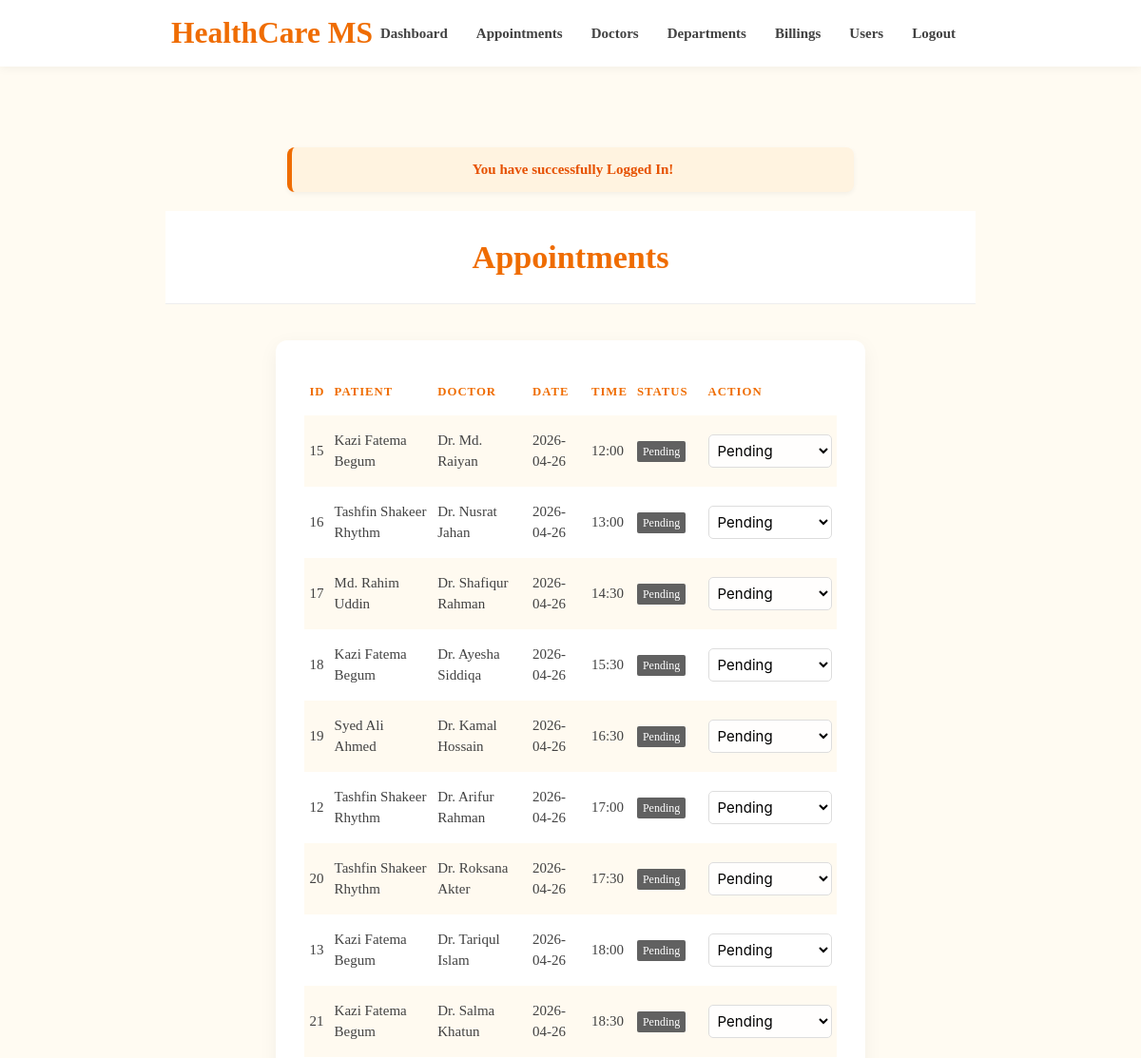
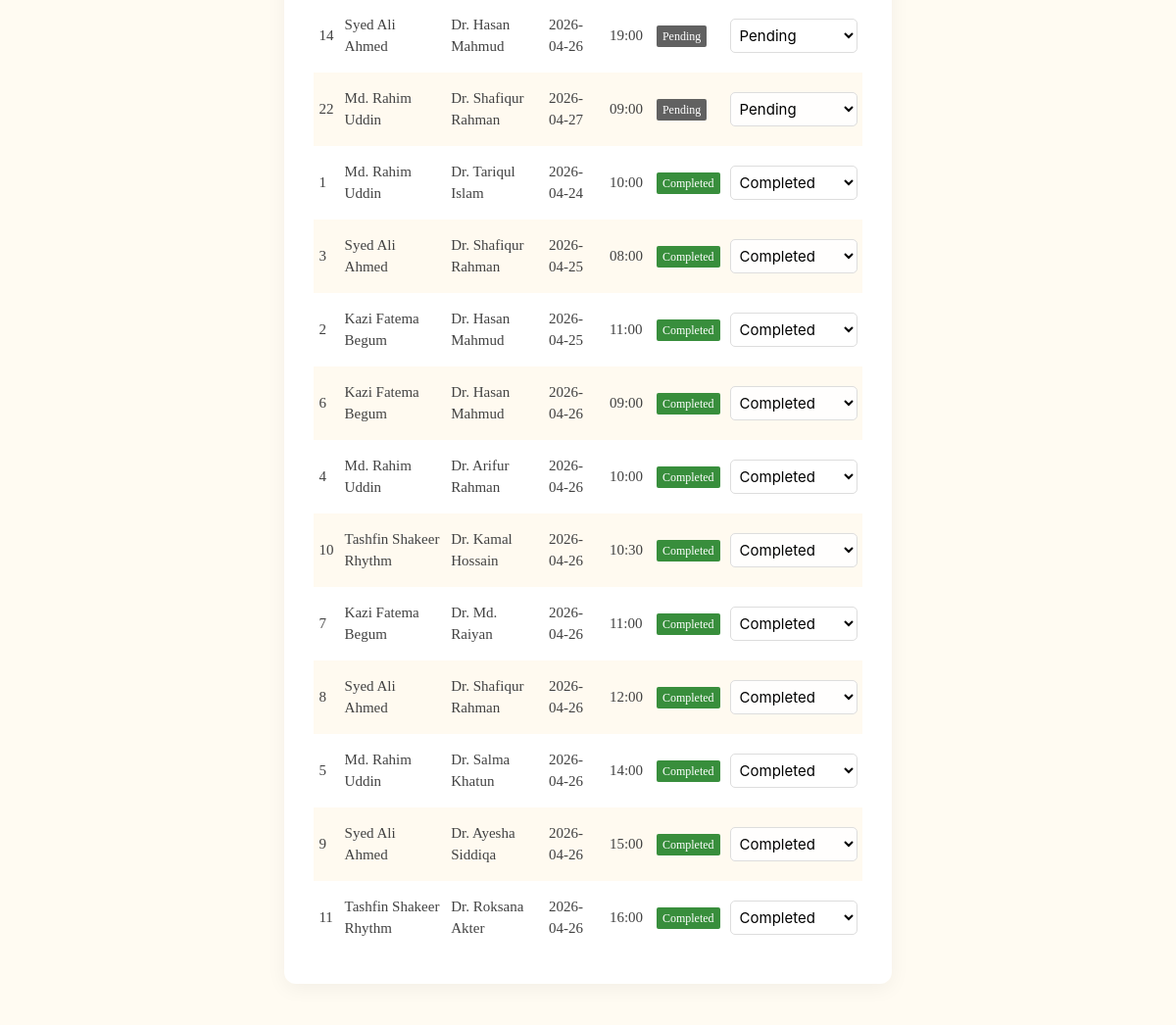
Screenshot of /admin/appointment-list.php (signed in) with the database file from the repository (2 pictures, top to bottom).
### tables this page shows
CREATE TABLE `appointments` (
    `id` int(11) NOT NULL AUTO_INCREMENT,
    `patient_id` int(11) NOT NULL,
    `doctor_id` int(11) NOT NULL,
    `dept_id` int(11) NOT NULL,
    `appointment_date` varchar(20) DEFAULT NULL,
    `appointment_time` varchar(10) DEFAULT NULL,
    `status` varchar(50) NOT NULL DEFAULT 'pending',
    `notes` varchar(500) DEFAULT NULL,
    PRIMARY KEY (`id`),
    CONSTRAINT `fk_appt_patient` FOREIGN KEY (`patient_id`) REFERENCES `users` (`id`) ON DELETE CASCADE ON UPDATE CASCADE,
    CONSTRAINT `fk_appt_doctor` FOREIGN KEY (`doctor_id`) REFERENCES `doctors` (`id`) ON DELETE CASCADE ON UPDATE CASCADE,
    CONSTRAINT `fk_appt_dept` FOREIGN KEY (`dept_id`) REFERENCES `departments` (`id`) ON DELETE CASCADE ON UPDATE CASCADE
);

CREATE TABLE `users` (
    `id` int(11) NOT NULL,
    `name` varchar(100) NOT NULL,
    `email` varchar(100) NOT NULL,
    `password` varchar(100) NOT NULL,
    `role` enum('patient','doctor') NOT NULL DEFAULT 'patient',
    `timestamp` varchar(100) DEFAULT NULL,
    PRIMARY KEY (`id`),
    UNIQUE KEY `uq_email` (`email`)
);

### admin/appointment-list.php (the view, shortened to what this page needs)
<?php
require_once('../backends/connection-pdo.php');
$sql = "SELECT a.*, u_pat.name as patient_name, u_doc.name as doctor_name, dept.dept_name
        FROM appointments a
        JOIN users u_pat ON a.patient_id = u_pat.id
        JOIN users u_doc ON a.doctor_id = u_doc.id
        JOIN departments dept ON a.dept_id = dept.id
        ORDER BY FIELD(a.status, 'pending', 'confirmed', 'cancelled', 'completed'), a.appointment_date ASC, a.appointment_time ASC";
$query = $pdoconn->prepare($sql);
$query->execute();
$appointments = $query->fetchAll(PDO::FETCH_ASSOC);
?>
<?php require('layout/header.php'); ?>
<?php require('layout/topnav.php'); ?>
<?php require('layout/left-sidebar-short.php'); ?>
<?php
if (isset($_SESSION['msg'])) {
    echo '<div class="container" style="margin-top: 20px;"><div class="admin-alert">'.$_SESSION['msg'].'</div></div>';
}
?>
<div class="section admin-theme-bg center" style="margin-top: 20px;">
    <h4>Appointments</h4>
</div>
<div class="container" style="margin-top: 30px; margin-bottom: 50px;">
    <div class="row">
        <div class="col s12">
            <div class="card">
                <div class="card-content">
                    <table class="striped highlight responsive-table">
                        <thead>
                            <tr>
                                <th>ID</th>
                                <th>Patient</th>
                                <th>Doctor</th>
                                <th>Date</th>
                                <th>Time</th>
                                <th>Status</th>
                                <th>Action</th>
                            </tr>
                        </thead>
                        <tbody>
                            <?php if (count($appointments) > 0): ?>
                                <?php foreach ($appointments as $app): ?>
                                    <tr>
                                        <td><?php echo $app['id']; ?></td>
                                        <td><?php echo htmlspecialchars($app['patient_name']); ?></td>
                                        <td><?php echo htmlspecialchars($app['doctor_name']); ?></td>
                                        <td><?php echo htmlspecialchars($app['appointment_date']); ?></td>
                                        <td><?php echo htmlspecialchars($app['appointment_time']); ?></td>
                                        <td>
                                            <?php
                                            $status_color = 'grey';
                                            if ($app['status'] == 'completed') $status_color = 'green';
                                            ?>
                                            <span class="new badge <?php echo $status_color; ?> darken-2" data-badge-caption=""><?php echo ucfirst($app['status']); ?></span>
                                        </td>
                                        <td>
                                            <form action="../backends/update-appointment.php" method="POST" style="display: inline;">
                                                <select name="status" class="browser-default" onchange="this.form.submit()" style="width: 130px; border-radius: 5px; border: 1px solid #ddd; height: 35px; padding: 0 5px;">
                                                    <option value="pending" <?php echo ($app['status'] == 'pending') ? 'selected' : ''; ?>>Pending</option>
                                                    <option value="completed" <?php echo ($app['status'] == 'completed') ? 'selected' : ''; ?>>Completed</option>
                                                </select>
                                            </form>
                                        </td>
                                    </tr>
                                <?php endforeach; ?>
                            <?php else: ?>
                                <tr>
                                    <td colspan="7" class="center">No appointments found.</td>
                                </tr>
                            <?php endif; ?>
                        </tbody>
                    </table>
                </div>
            </div>
        </div>
    </div>
</div>
<?php require('layout/footer.php'); ?>

### css/form-style.css (style rules this page uses)
body { background: #ee6e73; font-family: "Roboto", sans-serif; -webkit-font-smoothing: antialiased; -moz-osx-font-smoothing: grayscale; }
.row { margin-bottom: 0 !important; }
.col { padding: 0 !important; }

### css/healthcare-theme.css (style rules this page uses)
:root { --primary: #6b9080; --primary-dark: #4a6a5c; --primary-light: #8ca699; --bg-light: #f4f7f6; }
body { background-color: var(--bg-light); }
.badge.new { background-color: var(--primary); }

### admin/layout/header.php (style rules this page uses)
:root { --admin-primary: #ef6c00; --admin-primary-light: #ff9800; --admin-accent: #ffcc80; --admin-bg: #fffbf2; --admin-card-bg: #ffffff; --admin-text: #424242; }
body { background-color: var(--admin-bg); color: var(--admin-text); font-family: 'Bree Serif', serif; }
.admin-theme-bg { background: var(--admin-primary) !important; }
.section.admin-theme-bg { background: white !important; color: var(--admin-primary) !important; padding: 30px 0 !important; border-bottom: 1px solid #eee; }
.section.admin-theme-bg h4 { margin: 0; font-weight: 700; color: var(--admin-primary); }
.admin-alert { padding: 12px 20px; margin: 10px 0; border-radius: 8px; background: #fff3e0; border-left: 5px solid var(--admin-primary); color: #e65100; font-weight: 600; box-shadow: 0 2px 5px rgba(0,0,0,0.05); }
.card { border-radius: 12px; box-shadow: 0 5px 20px rgba(0,0,0,0.05); border: none; }
.card-content { padding: 30px !important; }
table.striped > tbody > tr:nth-child(odd) { background-color: #fffaf0; }
th { color: var(--admin-primary); text-transform: uppercase; font-size: 0.85rem; letter-spacing: 1px; }

### rows the page displays
appointments: id "15", patient.name "Kazi Fatema Begum", users.name "Dr. Md. Raiyan", appointment_date "2026-04-26", appointment_time "12:00", status "Pending"
appointments: id "16", patient.name "Tashfin Shakeer Rhythm", users.name "Dr. Nusrat Jahan", appointment_date "2026-04-26", appointment_time "13:00", status "Pending"
appointments: id "17", patient.name "Md. Rahim Uddin", users.name "Dr. Shafiqur Rahman", appointment_date "2026-04-26", appointment_time "14:30", status "Pending"
appointments: id "18", patient.name "Kazi Fatema Begum", users.name "Dr. Ayesha Siddiqa", appointment_date "2026-04-26", appointment_time "15:30", status "Pending"
appointments: id "19", patient.name "Syed Ali Ahmed", users.name "Dr. Kamal Hossain", appointment_date "2026-04-26", appointment_time "16:30", status "Pending"
appointments: id "12", patient.name "Tashfin Shakeer Rhythm", users.name "Dr. Arifur Rahman", appointment_date "2026-04-26", appointment_time "17:00", status "Pending"
appointments: id "20", patient.name "Tashfin Shakeer Rhythm", users.name "Dr. Roksana Akter", appointment_date "2026-04-26", appointment_time "17:30", status "Pending"
appointments: id "13", patient.name "Kazi Fatema Begum", users.name "Dr. Tariqul Islam", appointment_date "2026-04-26", appointment_time "18:00", status "Pending"
appointments: id "21", patient.name "Kazi Fatema Begum", users.name "Dr. Salma Khatun", appointment_date "2026-04-26", appointment_time "18:30", status "Pending"
appointments: id "14", patient.name "Syed Ali Ahmed", users.name "Dr. Hasan Mahmud", appointment_date "2026-04-26", appointment_time "19:00", status "Pending"
appointments: id "22", patient.name "Md. Rahim Uddin", users.name "Dr. Shafiqur Rahman", appointment_date "2026-04-27", appointment_time "09:00", status "Pending"
appointments: id "1", patient.name "Md. Rahim Uddin", users.name "Dr. Tariqul Islam", appointment_date "2026-04-24", appointment_time "10:00", status "Completed"
appointments: id "3", patient.name "Syed Ali Ahmed", users.name "Dr. Shafiqur Rahman", appointment_date "2026-04-25", appointment_time "08:00", status "Completed"
appointments: id "2", patient.name "Kazi Fatema Begum", users.name "Dr. Hasan Mahmud", appointment_date "2026-04-25", appointment_time "11:00", status "Completed"
appointments: id "6", patient.name "Kazi Fatema Begum", users.name "Dr. Hasan Mahmud", appointment_date "2026-04-26", appointment_time "09:00", status "Completed"
appointments: id "4", patient.name "Md. Rahim Uddin", users.name "Dr. Arifur Rahman", appointment_date "2026-04-26", appointment_time "10:00", status "Completed"
appointments: id "10", patient.name "Tashfin Shakeer Rhythm", users.name "Dr. Kamal Hossain", appointment_date "2026-04-26", appointment_time "10:30", status "Completed"
appointments: id "7", patient.name "Kazi Fatema Begum", users.name "Dr. Md. Raiyan", appointment_date "2026-04-26", appointment_time "11:00", status "Completed"
appointments: id "8", patient.name "Syed Ali Ahmed", users.name "Dr. Shafiqur Rahman", appointment_date "2026-04-26", appointment_time "12:00", status "Completed"
appointments: id "5", patient.name "Md. Rahim Uddin", users.name "Dr. Salma Khatun", appointment_date "2026-04-26", appointment_time "14:00", status "Completed"
appointments: id "9", patient.name "Syed Ali Ahmed", users.name "Dr. Ayesha Siddiqa", appointment_date "2026-04-26", appointment_time "15:00", status "Completed"
appointments: id "11", patient.name "Tashfin Shakeer Rhythm", users.name "Dr. Roksana Akter", appointment_date "2026-04-26", appointment_time "16:00", status "Completed"

### other values shown
$_SESSION['msg'] "You have successfully Logged In!"
